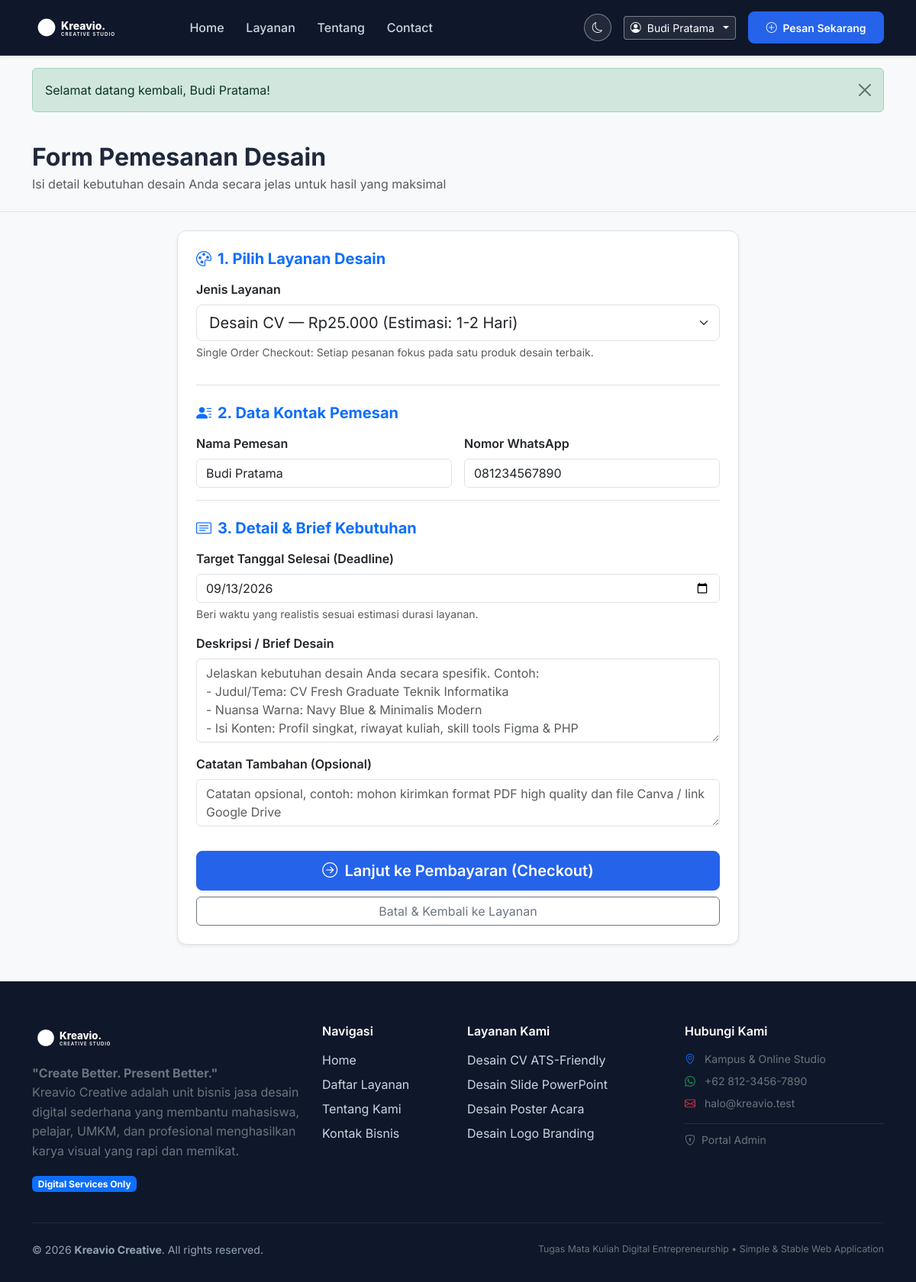
Screenshot of /order.php (signed in) with the database file from the repository.
### tables this page shows
CREATE TABLE IF NOT EXISTS `users` (
  `id` INT UNSIGNED NOT NULL AUTO_INCREMENT,
  `name` VARCHAR(100) NOT NULL,
  `email` VARCHAR(100) NOT NULL,
  `password` VARCHAR(255) NOT NULL,
  `phone` VARCHAR(25) NOT NULL,
  `created_at` DATETIME NOT NULL DEFAULT CURRENT_TIMESTAMP,
  PRIMARY KEY (`id`),
  UNIQUE KEY `idx_users_email` (`email`)
);

### includes/auth.php (called while the page is built, shortened)
<?php
require_once __DIR__ . '/../config/config.php';
function is_logged_in() {
    return isset($_SESSION['user_id']) && !empty($_SESSION['user_id']);
}
function current_user($pdo) {
    $stmt = $pdo->prepare("SELECT id, name, email, phone, created_at FROM users WHERE id = ?");
    $stmt->execute([$_SESSION['user_id']]);
    return $stmt->fetch();
}

### order.php (the view, shortened to what this page needs)
<?php
require_once __DIR__ . '/config/config.php';
require_once __DIR__ . '/config/database.php';
require_once __DIR__ . '/includes/auth.php';
$user = current_user($pdo);
try {
    $servicesStmt = $pdo->query("SELECT * FROM services WHERE active = 1 ORDER BY price ASC");
    $services = $servicesStmt->fetchAll();
} catch (PDOException $e) {
    $services = [];
}
$selectedServiceId = isset($_GET['service_id']) ? (int)$_GET['service_id'] : 0;
if ($selectedServiceId === 0 && !empty($services)) {
    $selectedServiceId = $services[0]['id'];
}
$customerName = $user['name'] ?? '';
$customerPhone = $user['phone'] ?? '';
$deadline = date('Y-m-d', strtotime('+3 days'));
$notes = '';
require_once __DIR__ . '/includes/header.php';
?>
<div class="bg-light py-4 border-bottom mb-4">
    <div class="container">
        <h2 class="fw-bold mb-1">Form Pemesanan Desain</h2>
        <p class="text-muted mb-0">Isi detail kebutuhan desain Anda secara jelas untuk hasil yang maksimal</p>
    </div>
</div>
<div class="container pb-5">
    <div class="row justify-content-center">
        <div class="col-lg-8">
            <div class="card shadow-sm border p-4">
                <form method="POST" action="">
                    <div class="mb-4 pb-3 border-bottom">
                        <h5 class="fw-bold text-primary mb-3"><i class="bi bi-palette me-2"></i>1. Pilih Layanan Desain</h5>
                        <div class="mb-3">
                            <label for="service_id" class="form-label fw-semibold">Jenis Layanan</label>
                            <select class="form-select form-select-lg" id="service_id" name="service_id" required>
                                <?php foreach ($services as $srv): ?>
                                    <option value="<?= $srv['id'] ?>" <?= ($selectedServiceId == $srv['id']) ? 'selected' : '' ?>>
                                        <?= e($srv['name']) ?> &mdash; <?= format_rupiah($srv['price']) ?> (Estimasi: <?= e($srv['duration']) ?>)
                                    </option>
                                <?php endforeach; ?>
                            </select>
                            <div class="form-text">Single Order Checkout: Setiap pesanan fokus pada satu produk desain terbaik.</div>
                        </div>
                    </div>
                    <div class="mb-4 pb-3 border-bottom">
                        <h5 class="fw-bold text-primary mb-3"><i class="bi bi-person-lines-fill me-2"></i>2. Data Kontak Pemesan</h5>
                        <div class="row g-3">
                            <div class="col-md-6">
                                <label for="customer_name" class="form-label fw-semibold">Nama Pemesan</label>
                                <input type="text" class="form-control" id="customer_name" name="customer_name" value="<?= e($customerName) ?>" required>
                            </div>
                            <div class="col-md-6">
                                <label for="customer_phone" class="form-label fw-semibold">Nomor WhatsApp</label>
                                <input type="text" class="form-control" id="customer_phone" name="customer_phone" value="<?= e($customerPhone) ?>" required placeholder="Contoh: 081234567890">
                            </div>
                        </div>
                    </div>
                    <div class="mb-4">
                        <h5 class="fw-bold text-primary mb-3"><i class="bi bi-card-text me-2"></i>3. Detail & Brief Kebutuhan</h5>
                        <div class="mb-3">
                            <label for="deadline" class="form-label fw-semibold">Target Tanggal Selesai (Deadline)</label>
                            <input type="date" class="form-control" id="deadline" name="deadline" value="<?= e($deadline) ?>" min="<?= date('Y-m-d') ?>" required>
                            <div class="form-text">Beri waktu yang realistis sesuai estimasi durasi layanan.</div>
                        </div>
                        <div class="mb-3">
                            <label for="brief" class="form-label fw-semibold">Deskripsi / Brief Desain</label>
                            <textarea class="form-control" id="brief" name="brief" rows="4" required placeholder="Jelaskan kebutuhan desain Anda secara spesifik. Contoh:&#10;- Judul/Tema: CV Fresh Graduate Teknik Informatika&#10;- Nuansa Warna: Navy Blue & Minimalis Modern&#10;- Isi Konten: Profil singkat, riwayat kuliah, skill tools Figma & PHP"><?= e($brief) ?></textarea>
                        </div>
                        <div class="mb-3">
                            <label for="notes" class="form-label fw-semibold">Catatan Tambahan (Opsional)</label>
                            <textarea class="form-control" id="notes" name="notes" rows="2" placeholder="Catatan opsional, contoh: mohon kirimkan format PDF high quality dan file Canva / link Google Drive"><?= e($notes) ?></textarea>
                        </div>
                    </div>
                    <div class="d-grid gap-2 pt-2">
                        <button type="submit" class="btn btn-primary btn-lg shadow-sm">
                            <i class="bi bi-arrow-right-circle me-1"></i> Lanjut ke Pembayaran (Checkout)
                        </button>
                        <a href="<?= base_url('services.php') ?>" class="btn btn-outline-secondary">
                            Batal & Kembali ke Layanan
                        </a>
                    </div>
                </form>
            </div>
        </div>
    </div>
</div>
<?php require_once __DIR__ . '/includes/footer.php'; ?>

### includes/header.php (shortened to what this page needs)
<?php
require_once __DIR__ . '/../config/config.php';
require_once __DIR__ . '/../config/database.php';
require_once __DIR__ . '/../includes/auth.php';
$currentPage = basename($_SERVER['PHP_SELF']);
$isCustomer = is_logged_in();
$currentUser = $isCustomer ? current_user($pdo) : null;
?>
<!DOCTYPE html>
<html lang="id">
<head>
    <link href="https://cdn.jsdelivr.net/npm/bootstrap@5.3.2/dist/css/bootstrap.min.css" rel="stylesheet">
    <link rel="stylesheet" href="https://cdn.jsdelivr.net/npm/bootstrap-icons@1.11.3/font/bootstrap-icons.min.css">
    <link rel="stylesheet" href="<?= asset_url('css/style.css?v=' . filemtime(__DIR__ . '/../assets/css/style.css')) ?>">
</head>
<body class="bg-light">
    <nav class="navbar navbar-expand-lg navbar-dark bg-dark sticky-top shadow-sm">
        <div class="container">
            <a class="navbar-brand d-flex align-items-center" href="<?= base_url('index.php') ?>">
                <img src="<?= asset_url('images/logo.svg') ?>" alt="Kreavio Creative Logo" height="38" class="me-2" style="filter: brightness(0) invert(1);">
            </a>
            <div class="collapse navbar-collapse" id="navbarKreavio">
                <ul class="navbar-nav me-auto mb-2 mb-lg-0 ms-lg-3">
                    <li class="nav-item">
                        <a class="nav-link <?= ($currentPage === 'index.php') ? 'active fw-bold text-white' : 'text-light' ?>" href="<?= base_url('index.php') ?>">Home</a>
                    </li>
                    <li class="nav-item">
                        <a class="nav-link <?= ($currentPage === 'services.php' || $currentPage === 'service-detail.php') ? 'active fw-bold text-white' : 'text-light' ?>" href="<?= base_url('services.php') ?>">Layanan</a>
                    </li>
                    <li class="nav-item">
                        <a class="nav-link <?= ($currentPage === 'about.php') ? 'active fw-bold text-white' : 'text-light' ?>" href="<?= base_url('about.php') ?>">Tentang</a>
                    </li>
                    <li class="nav-item">
                        <a class="nav-link <?= ($currentPage === 'contact.php') ? 'active fw-bold text-white' : 'text-light' ?>" href="<?= base_url('contact.php') ?>">Contact</a>
                    </li>
                </ul>
                <div class="d-flex align-items-center gap-3">
                    <button type="button" class="btn btn-sm btn-outline-light theme-toggle-btn px-2" onclick="toggleTheme()" title="Ganti Mode Tampilan" aria-label="Ganti Mode Tampilan">
                        <i class="bi bi-moon"></i>
                    </button>
                    <?php if ($isCustomer): ?>
                        <div class="dropdown">
                            <button class="btn btn-sm btn-outline-light dropdown-toggle d-flex align-items-center gap-2" type="button" data-bs-toggle="dropdown" aria-expanded="false">
                                <i class="bi bi-person-circle"></i>
                                <span><?= e($currentUser['name'] ?? 'Akun Saya') ?></span>
                            </button>
                        </div>
                        <a href="<?= base_url('services.php') ?>" class="btn btn-sm btn-primary">
                            <i class="bi bi-plus-circle me-1"></i> Pesan Sekarang
                        </a>
                    <?php endif; ?>
                </div>
            </div>
        </div>
    </nav>
    <div class="container mt-3">
    </div>
    <main>

### assets/css/style.css (style rules this page uses)
:root { --primary-color: #2563eb; --primary-hover: #1d4ed8; --secondary-color: #0f172a; --accent-color: #38bdf8; --bg-light: #f8fafc; --text-dark: #1e293b; --text-muted: #64748b; --border-color: #e2e8f0; --card-shadow: 0 4px 6px -1px rgba(0, 0, 0, 0.05), 0 2px 4px -1px rgba(0, 0, 0, 0.03); --card-hover-shadow: 0 10px 15px -3px rgba(0, 0, 0, 0.08), 0 4px 6px -2px rgba(0, 0, 0, 0.04); --radius-md: 0.75rem; --radius-lg: 1rem; }
body { font-family: 'Inter', -apple-system, BlinkMacSystemFont, 'Segoe UI', Roboto, Helvetica, Arial, sans-serif; color: var(--text-dark); background-color: #ffffff; min-height: 100vh; display: flex; flex-direction: column; }
main { flex: 1 0 auto; }
.navbar-admin, .navbar.bg-dark, .navbar-dark { background-color: #0f172a !important; border-bottom: 1px solid #1e293b !important; padding-top: 0.75rem; padding-bottom: 0.75rem; }
.navbar-admin .navbar-brand, .navbar.bg-dark .navbar-brand, .navbar-dark .navbar-brand { color: #ffffff !important; }
.navbar-admin .nav-link, .navbar.bg-dark .nav-link, .navbar-dark .nav-link { color: #cbd5e1 !important; }
.navbar-admin .btn-outline-light, .navbar.bg-dark .btn-outline-light, .navbar-dark .btn-outline-light { color: #ffffff !important; border-color: rgba(255, 255, 255, 0.4) !important; background-color: rgba(255, 255, 255, 0.08) !important; }
.navbar-admin .theme-toggle-btn, .navbar.bg-dark .theme-toggle-btn, .navbar-dark .theme-toggle-btn { color: #ffffff !important; border-color: rgba(255, 255, 255, 0.4) !important; background-color: rgba(255, 255, 255, 0.08) !important; }
.navbar-brand { font-weight: 700; font-size: 1.35rem; color: var(--secondary-color) !important; letter-spacing: -0.5px; }
.nav-link { font-weight: 500; color: #475569 !important; padding: 0.5rem 0.9rem !important; transition: color 0.2s ease; }
.card { border: 1px solid var(--border-color); border-radius: var(--radius-md); box-shadow: var(--card-shadow); transition: transform 0.2s ease, box-shadow 0.2s ease; background-color: #ffffff; }
.btn-primary { background-color: var(--primary-color); border-color: var(--primary-color); font-weight: 600; padding: 0.6rem 1.4rem; border-radius: 0.5rem; }
.theme-toggle-btn { display: inline-flex; align-items: center; justify-content: center; width: 36px; height: 36px; border-radius: 50%; padding: 0; transition: background-color 0.2s ease, border-color 0.2s ease, transform 0.2s ease; }

### rows the page displays
users: name "Budi Pratama", customer_name "Budi Pratama", customer_phone "081234567890"

### other values shown
$msg "Selamat datang kembali, Budi Pratama!"
form field service_id "Desain CV — Rp25.000 (Estimasi: 1-2 Hari)"
